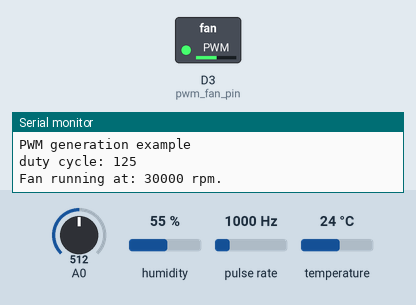
Recording of a sketch running on a simulated ESP8266 (NodeMCU). On the bench: switched loads named in the sketch (green lamp = pin HIGH), the last lines printed to the serial monitor. Wiring (inferred from the names in the program): pulse sensor: data D2. The test bench sets the inputs (shaded band); at power-on: A0 = 512, humidity 55 %, pulse rate 1000 Hz, temperature 24 °C.

Above: at 1.2 s.
1.3 s: A0 set to 716
At 3.1 s:
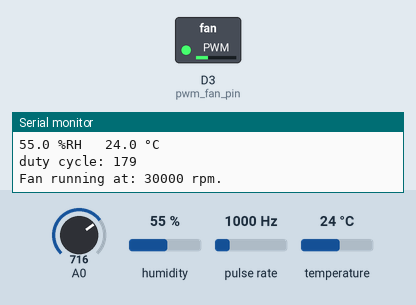
3.5 s: A0 set to 992
At 5.2 s:
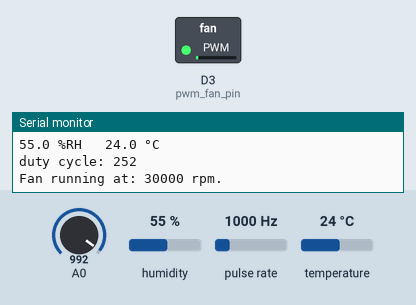
5.5 s: A0 set to 1010
At 7.2 s:
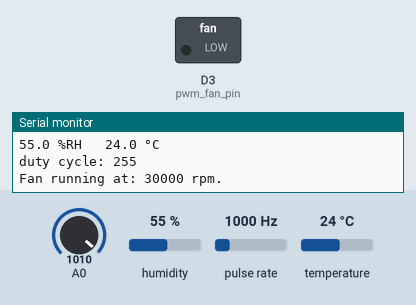
7.5 s: A0 set to 245
At 9.5 s:
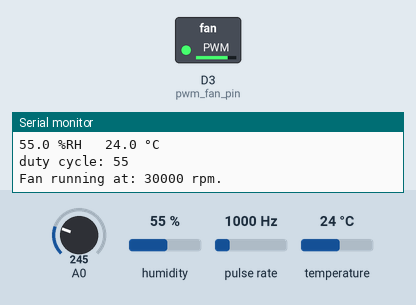
Timing chart, 0 to 10.5 s (numbered marks = the images above; inputs shaded):
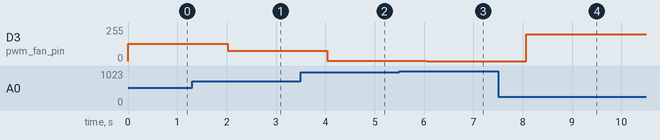

The sketch:

fan_controller.ino
```cpp
/*
  Ron Sprenkels
*/

int ledState = LOW;
const uint8_t pwm_fan_pin = D3;
const uint8_t tacho_fan_pin = D2;

unsigned long previousMillis = 0;
unsigned long loop_count = 0;
const long interval = 1000;
const int delay_millis = 20;
const int dMin = 0;
const int dMax = 255;

float g_temperature = -100.0;

//                    +--------------+
//  3V3       VDD ----| 1            |
//  D4        SDA ----| 2    DHT20   |
//  GND       GND ----| 3            |
//  D5        SCL ----| 4            |
//                    +--------------+
#include "DHT20.h"
DHT20 DHT;

int previous_duty_cycle = -1;

int volatile tacho_pulse_count = 0;
unsigned long tacho_measure_start_time;
int fan_rpm = 0;

void setup() {
  pinMode(pwm_fan_pin, OUTPUT);
  analogWriteFreq(25000);
  pinMode(tacho_fan_pin, INPUT_PULLUP);
  attachInterrupt(digitalPinToInterrupt(tacho_fan_pin), tachoCounter, RISING);

  // for the DHT20 sensor on I2C
  Wire.begin(GPIO_ID_PIN(D4), GPIO_ID_PIN(D5));
  Wire.setClock(400000);
  DHT.begin();  //  ESP32 default 21, 22
  Serial.println(DHT.requestData());

  Serial.begin(115200);
  Serial.println(F("\nPWM generation example"));
}

// void loop() {
//   unsigned long currentMillis = millis();
//   if (currentMillis - previousMillis >= interval) {
//     previousMillis = currentMillis;
//     if (ledState == LOW) {
//       ledState = HIGH;  // Note that this switches the LED *off*
//     } else {
//       ledState = LOW;  // Note that this switches the LED *on*
//     }
//     digitalWrite(LED_BUILTIN, ledState);
//     Serial.printf(PSTR("idle loop count %d\n"), idleLoopCount);
//     idleLoopCount = 0;
//   } else {
//     idleLoopCount += 1;
//   }
// }

void change_dutycycle() {
  for(int dutyCycle = dMin; dutyCycle <= dMax; dutyCycle++){
    // changing the LED brightness with PWM
    Serial.printf(PSTR("duty cycle %d\n"), dutyCycle);
    analogWrite(pwm_fan_pin, dutyCycle);
    delay(delay_millis);
  }
  delay(500);
  // decrease the LED brightness
  for(int dutyCycle = dMax; dutyCycle >= dMin; dutyCycle--){
    // changing the LED brightness with PWM
    Serial.printf(PSTR("duty cycle %d\n"), dutyCycle);
    analogWrite(pwm_fan_pin, dutyCycle);
    delay(delay_millis);
  }
  delay(500);
}

void set_dutycycle(int duty_cycle) {
  analogWrite(pwm_fan_pin, 255 - duty_cycle);
  Serial.printf(PSTR("duty cycle: %d\n"), duty_cycle);
}

int set_dc_based_on_voltage() {
  int sensor_value = get_analog_reading();
  int duty_cycle = min(255,max(0, int((sensor_value - 34) / 3.8)));
  if (duty_cycle != previous_duty_cycle) {
    previous_duty_cycle = duty_cycle;
    set_dutycycle(duty_cycle);
  }
  return duty_cycle;
}

int set_dc_based_on_temperature() {
  int duty_cycle;
  if (g_temperature > 23.0) {
    duty_cycle = set_dc_based_on_voltage();
  } else {
    duty_cycle = 255;
  }
  if (duty_cycle != previous_duty_cycle) {
    previous_duty_cycle = duty_cycle;
    set_dutycycle(duty_cycle);
  }
  return duty_cycle;
}

int get_analog_reading() {
  int sensorValue = analogRead(A0);
  return sensorValue;
}

ICACHE_RAM_ATTR void tachoCounter() {
  tacho_pulse_count++;
}

void measure_rpm() {
    for(int loop_cnt = 0; loop_cnt <= 1; loop_cnt++) {
      tacho_measure_start_time = millis();
      tacho_pulse_count = 0;
      while ((millis() - tacho_measure_start_time) < 1000) {
        // void
      }
      fan_rpm = tacho_pulse_count * 60 / 2;
      Serial.printf(PSTR("Fan running at: %d rpm.\n"), fan_rpm);
  }
}

void read_dht20() {
  uint32_t now = millis();

  if (now - DHT.lastRead() > 1000)
  {
    DHT.readData();
    DHT.convert();

    Serial.print(DHT.getHumidity(), 1);
    Serial.print(" %RH \t");
    g_temperature = DHT.getTemperature();
    Serial.print(g_temperature, 1);
    Serial.print(" °C\t");
    Serial.println("");
    DHT.requestData();
  }
}

void loop() {
  loop_count += 1;
  set_dc_based_on_voltage();
  // set_dc_based_on_temperature();
  measure_rpm();
  read_dht20();
}
```

Measured:
- after the input at 1.3 s, D3 (pwm_fan_pin): 130/255 → 76/255 after 0.72 s
- after the input at 3.5 s, D3 (pwm_fan_pin): 76/255 → 3/255 after 0.53 s
- after the input at 5.5 s, D3 (pwm_fan_pin): 3/255 → 0/255 after 0.55 s
- after the input at 7.5 s, D3 (pwm_fan_pin): 0/255 → 200/255 after 0.57 s
